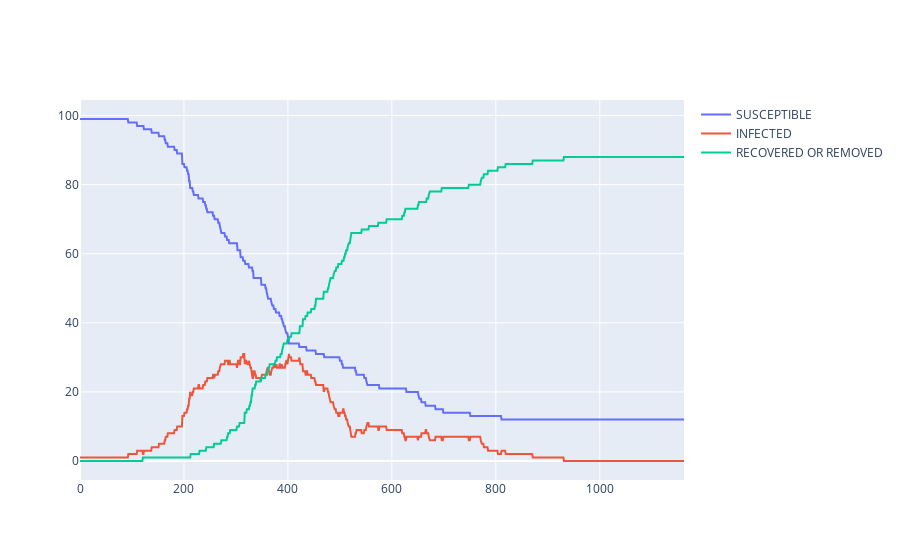

The code cell stored with this chart in its notebook:
### Code cell
import plotly.graph_objects as go

fig = go.Figure()
fig.add_trace(go.Scatter(y = data["S"], mode = "lines", name = "SUSCEPTIBLE"))
fig.add_trace(go.Scatter(y = data["I"], mode = "lines", name = "INFECTED"))
fig.add_trace(go.Scatter(y = data["R"], mode = "lines", name = "RECOVERED OR REMOVED"))
fig.show()

### Figure 1 — Plotly figure (JSON) as saved in the notebook; plotly's stock layout.template omitted (floating-point values rounded to 4 significant figures; data arrays with more than 128 entries replaced by an {"elided": "..."} marker saying what was removed)
{"data": [{"mode": "lines", "name": "SUSCEPTIBLE", "type": "scatter", "y": {"elided": "1163 int values"}}, {"mode": "lines", "name": "INFECTED", "type": "scatter", "y": {"elided": "1163 int values"}}, {"mode": "lines", "name": "RECOVERED OR REMOVED", "type": "scatter", "y": {"elided": "1163 int values"}}], "layout": {}}
